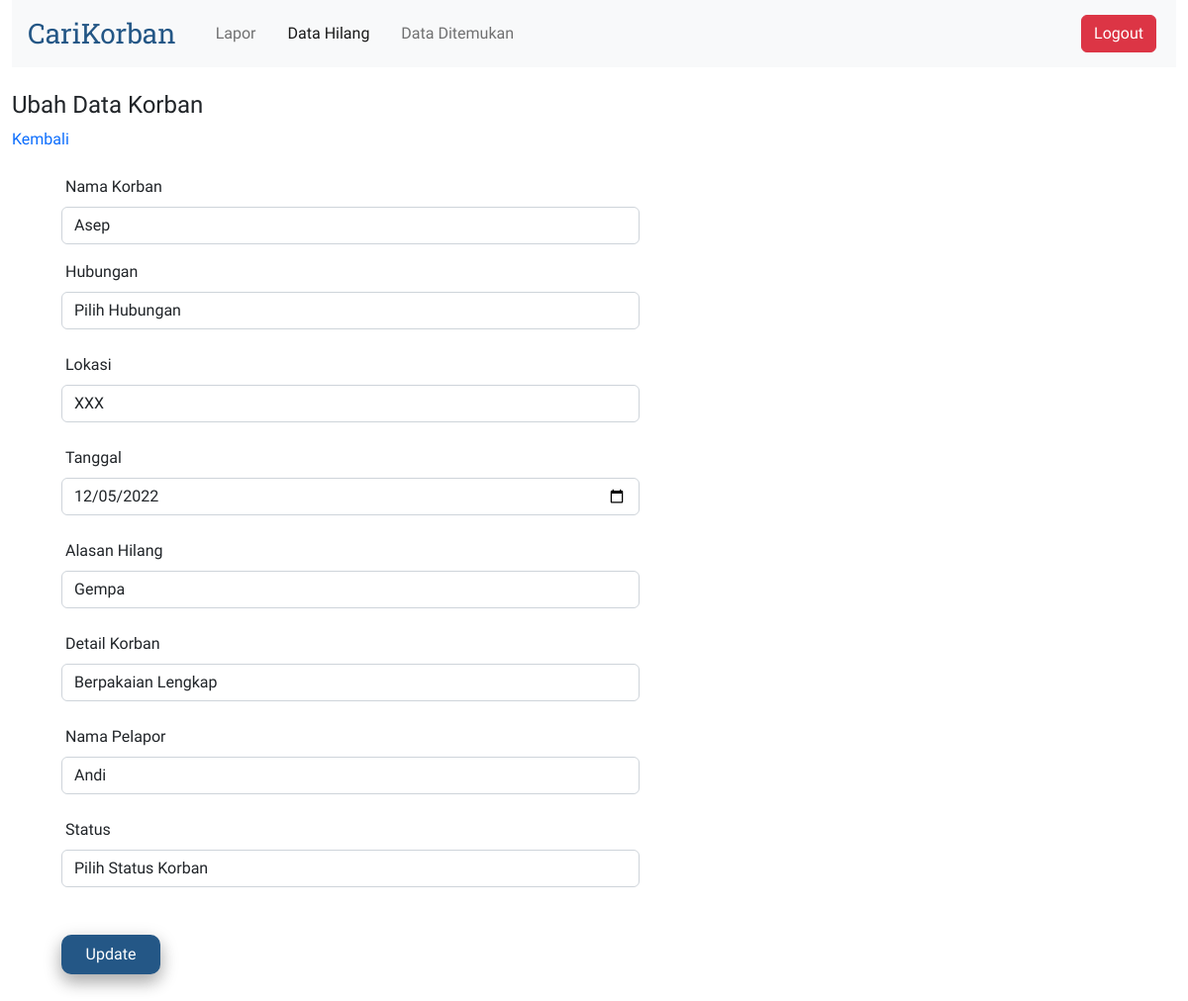
The page /views/edit.php?idx=1 on the database its author committed.
### tables this page shows
CREATE TABLE `korban` (
  `idx` int(11) NOT NULL,
  `nama_korban` varchar(30) NOT NULL,
  `hubungan` varchar(10) NOT NULL,
  `lokasi` varchar(20) NOT NULL,
  `tanggal` varchar(30) NOT NULL,
  `alasan_hilang` varchar(30) NOT NULL,
  `detail` varchar(255) NOT NULL,
  `nama_pelapor` varchar(30) NOT NULL,
  `telepon` varchar(30) NOT NULL,
  `email` varchar(30) NOT NULL,
  `status` varchar(30) NOT NULL
);

### connection.php (called while the page is built)
<?php
abstract class Connection{
    protected function get_connection(){
        $host = "localhost";
        $database = "carikorban";
        $username = "root";
        $password = "";
        $connect = new mysqli($host, $username, $password, $database);
        return $connect;
    }
}

### models/korban.php (called while the page is built, shortened)
<?php
include '..\connection.php';
class Korban extends Connection
{
    protected $conn;
    public function __construct()
    {
        $this->conn = $this->get_connection();
    }
    public function edit($idx)
    {
        $sql = "SELECT * FROM korban WHERE idx = '$idx'";
        $bind = $this->conn->query($sql);
        while ($obj = $bind->fetch_object()) {
            $baris = $obj;
        }
        return $baris;
    }
}

### views/edit.php (the view, shortened to what this page needs)
<?php
$idx = $_GET['idx'];
include '..\models\korban.php';
$model = new Korban();
$data = $model->edit($idx);
?>
<!doctype html>
<html lang="en">
<head>
    <link href="https://cdn.jsdelivr.net/npm/bootstrap@5.2.3/dist/css/bootstrap.min.css" rel="stylesheet">
</head>
<body>
    <nav class="navbar navbar-expand-lg bg-light">
        <div class="container-fluid">
            <a class="navbar-brand logo" href="#">CariKorban</a>
            <div class="collapse navbar-collapse" id="navbarCollapse">
                <ul class="navbar-nav me-auto mb-2 mb-lg-0">
                    <li class="nav-item">
                        <a class="nav-link" aria-current="page" href="lapor.php">Lapor</a>
                    </li>
                    <li class="nav-item">
                        <a class="nav-link active" href="datahilang.php">Data Hilang</a>
                    </li>
                    <li class="nav-item">
                        <a class="nav-link" href="dataditemukan.php">Data Ditemukan</a>
                    </li>
                </ul>
                <a href="logout.php"><button type="button" class="d-flex btn btn-danger my-2 my-sm-0">Logout</button></a>
            </div>
        </div>
    </nav>
    <br>
    <h4>Ubah Data Korban</h4>
    <a href="datahilang.php">Kembali</a>
    <br><br>
    <form action="..\models\process.php" method="post">
        <div class="mb-3">
            <label class="form-label">Nama Korban</label>
            <br>
            <input class="form-control" type="text" name="nama_korban" value="<?= $data->nama_korban ?>">
        </div>
        <div>
            <label class="form-label">Hubungan</label>
            <br>
            <select class="form-control" name="hubungan" value="<?= $data->hubungan ?>" id="hubungan" required>
                <option value="">Pilih Hubungan</option>
            </select>
            <br>
        </div>
        <div>
            <label class="form-label">Lokasi</label>
            <br>
            <input class="form-control"type="text" name="lokasi" value="<?= $data->lokasi ?>">
            <br>
        </div>
        <div>
            <label class="form-label">Tanggal</label>
            <br>
            <input class="form-control" type="date" name="tanggal" value="<?= $data->tanggal ?>">
            <br>
        </div>
        <div>
            <label class="form-label">Alasan Hilang</label>
            <br>
            <input class="form-control" type="text" name="alasan_hilang" value="<?= $data->alasan_hilang ?>">
            <br>
        </div>
        <div>
            <label class="form-label">Detail Korban</label>
            <br>
            <input class="form-control" type="text" name="detail" value="<?= $data->detail ?>">
            <br>
        </div>
        <div>
            <label class="form-label">Nama Pelapor</label>
            <br>
            <input class="form-control" type="text" name="nama_pelapor" value="<?= $data->nama_pelapor ?>">
            <br>
        </div>
        <div>
            <label class="form-label"for="status">Status</label>
            <br>
            <select class="form-control" name="status" id="status" required>
                <option value="">Pilih Status Korban</option>
            </select>
            <br>
            <br>
        <button type="submit" name="submit_edit" class="btn btn-submit">Update</button>
        <br>
        <br>
        <br>
    </form>
</body>
</html>

### views/edit.php (style rules this page uses)
*, html, body { margin: 0 4px; padding: 0; }
body { font-family: 'Readex Pro'; }
a { text-decoration: none; }
form { margin: 0 50px; width: 50%; }
.logo { font-family: 'Roboto Slab'; font-size: 28px; color: #245786; }
.btn-submit { background-color: #245786; color: white; border-radius: 10px; border: none; color: #FFFFFF; text-align: center; font-size: 16px; padding: 8px; width: 100px; box-shadow: 0 8px 16px 0 rgba(0,0,0,0.2), 0 6px 20px 0 rgba(0,0,0,0.19); }

### rows shown on the page
korban: nama_korban "Asep", lokasi "XXX", tanggal "12/05/2022", alasan_hilang "Gempa", detail "Berpakaian Lengkap", nama_pelapor "Andi"
